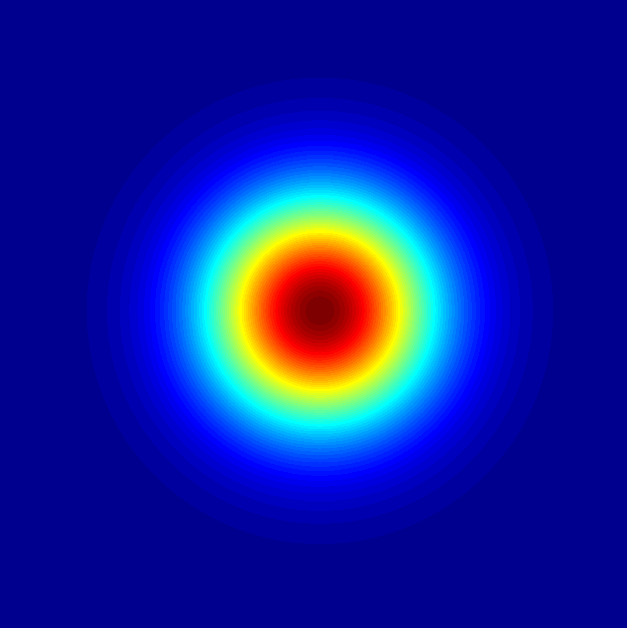
#> input picture ideal.png, 627 x 628 px
$ python gaussian.py
#> lines starting #> are read from the running program, lines starting #| are printed output that depends on the picture
import numpy as np
import matplotlib.pyplot as plt
from numpy._typing._array_like import NDArray
from scipy.ndimage import gaussian_gradient_magnitude
from PIL import Image
import traceback
import pandas as pd
import matplotlib as mpl

# Docstrings
from typing import Any
from numpy import floating


# Formats plots to LaTeX style
mpl.rcParams.update({
    "text.usetex": True,
    "font.family": "serif",  # Use LaTeX-style serif font
    "font.serif": ["Computer Modern Roman"],  # Default LaTeX serif font
    "text.latex.preamble": r"\usepackage{amsmath}"  # Optional, for math support
})

# [58 lines left out: functions create_gaussian, compute_fourier_transform, not called in this run]

def one_dimensional_plot(image:NDArray) -> tuple[pd.Series, pd.Series]:
    """
    Computes the 1-dimensional summations of pixel values of an image.

    Parameters
    ----------
    image : NDArray
        Image in array form.

    Returns
    -------
    df_col, df_row : pd.Series[Any], pd.Series[Any]
        Tuple of series representing column and row sums of input image.
    """
    df = pd.DataFrame(image)
    df_col = df.sum(axis=1)
    df_row = df.sum(axis=0)
    return df_col, df_row

def plot_image_analysis_from_files(ideal_path:str) -> None:
    """
    Generates 2x4 subplots of image, filtered image, and respective row and column 1-D plots.

    Parameters
    ----------
    ideal_path : str
        Path to image being plotted.

    Returns
    -------
    None

    Notes
    -----
    The 2x4 image is arranged in the following configuration,
    1st row: row sum of unfiltered image, unfiltered image, filtered image, row sum of filtered image
    2nd row: empty, col sum of unfiltered image, col sum of filtered image, empty.

    For the gridspec_kw={"height_ratios":[a,b], "width_ratios":[c,d,e,f]}
    argument in subplots, I haven't seen sufficient documentation on this
    so I'll decipher the process.

    `a` and `b` are heights for the 1st and 2nd row respectively,
    `c`, `d`, `e`, and `f` represent the widths for columns 1, 2, 3, and 4 respectively
    accounting for the full 2x4 grid. Finally, the dimensions are relative to the largest value,
    i.e. for height_rations = [2, 1] means the 1st row is twice the height of the 2nd row.
    Likewise, for width_rations = [1, 2, 2, 1], the first and last columns are half the
    width of the 2nd and 3rd column.
    """
#> called with ideal_path = 'ideal.png'
    ideal_img = Image.open(ideal_path)
#> ideal_img is the input picture: PIL image 627x628 RGB; mean R, G, B 18.1, 30.9, 158.2
    ideal_img_filter = ideal_img.convert('F') # F converts to black and white
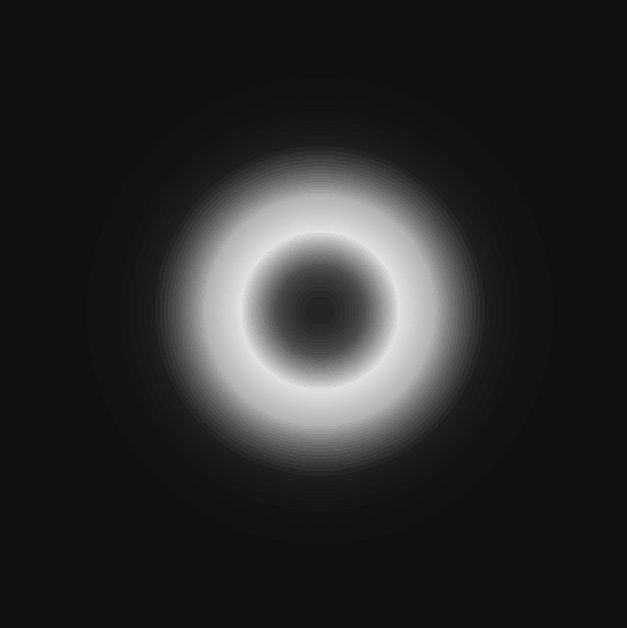
#> ideal_img_filter: PIL image 627x628 F; min 16.3, max 225.9, mean 41.6

    ideal_array = np.array(ideal_img_filter, dtype=np.float32)
    row_ideal, col_ideal = one_dimensional_plot(ideal_array)
#> in one_dimensional_plot, `df = pd.DataFrame(image)`: df = table of 628 rows and 627 columns

    grad_ideal = gaussian_gradient_magnitude(ideal_array, sigma=1)
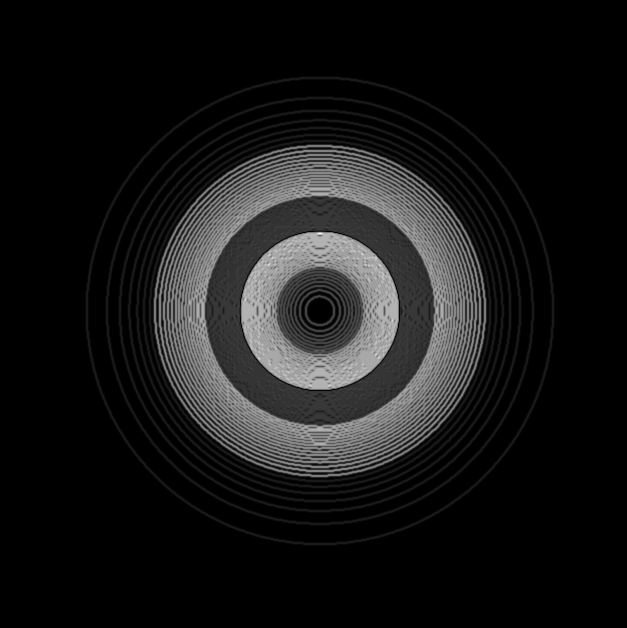
#> grad_ideal: shape (628, 627) float32; min 0, max 6.7, mean 0.607; drawn with min black and max white
    grad_row, grad_col = one_dimensional_plot(grad_ideal)

    fig, [
        [row_base, base_case, filter_case, row_filter],
        [empty_1, col_base, col_filter, empty_2]
        ] = plt.subplots(2, 4, figsize=(16, 9),
                            gridspec_kw={
                                "height_ratios":[2,1],
                                "width_ratios":[1,2,2,1]
                                })

    values = {
        col_base: ["on", "col_b", col_ideal],
        base_case: ["on", "img_b", ideal_array],
        filter_case: ["on", "img_f", grad_ideal],
        col_filter: ["on", "col_f", grad_col],
        row_base: ["on", "row_b", row_ideal],
        row_filter: ["on", "row_f", grad_row]
    }
    try:
        for k,v in values.items():
            k.axis(v[0])
            k.set_title(v[1])
            match v[1][0:3]:
                case "row":
                    k.plot(v[-1], np.arange(len(v[-1])))
                    k.set_ylim(0, len(v[-1]))
                    k.invert_yaxis()
                case "col":
                    k.plot(np.arange(len(v[-1])), v[-1])
                    k.set_xlim(0, len(v[-1]))
                case "img":
                    img_array = v[-1]
                    height, width = img_array.shape
                    k.imshow(img_array, cmap='gray', origin='upper', extent=[0, width, height, 0])
                    k.set_xlim(0, width)
                    k.set_ylim(height, 0)
                    k.set_aspect("auto")
#> this loop made 6 passes


        empty_1.set_visible(False)
        empty_2.set_visible(False)
        plt.suptitle("Image Analysis: Ideal vs. Noisy", fontsize=16)
        plt.tight_layout()
        plt.subplots_adjust(top=0.93)
        plt.show()
    except Exception as e:
        traceback.print_exc()


def main():
    plot_image_analysis_from_files("ideal.png")

if __name__ == "__main__":
    main()

$ run again, with Spatial-profiles-of-the-laser-beams-for-8-at-YbCALGO-a-and-3-at-YbCALYO-b-2408223192.jpg saved as ideal.png
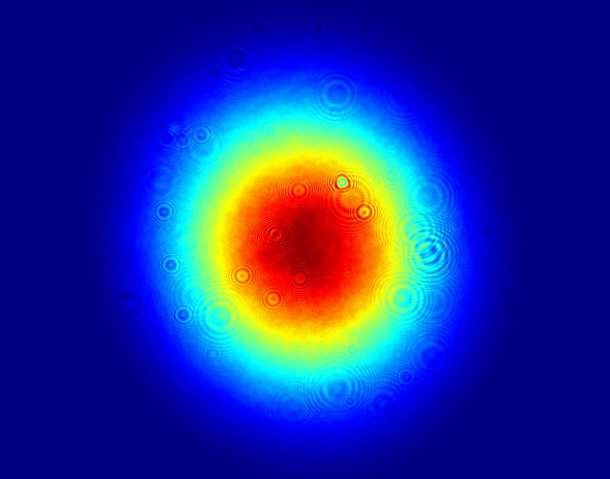
#> input picture Spatial-profiles-of-the-laser-beams-for-8-at-YbCALGO-a-and-3-at-YbCALYO-b-2408223192.jpg, 610 x 479 px
#> in plot_image_analysis_from_files, ideal_img is the input picture: PIL image 610x479 RGB; mean R, G, B 31.4, 47.1, 150
#> in plot_image_analysis_from_files, `ideal_img_filter = ideal_img.convert('F')`:
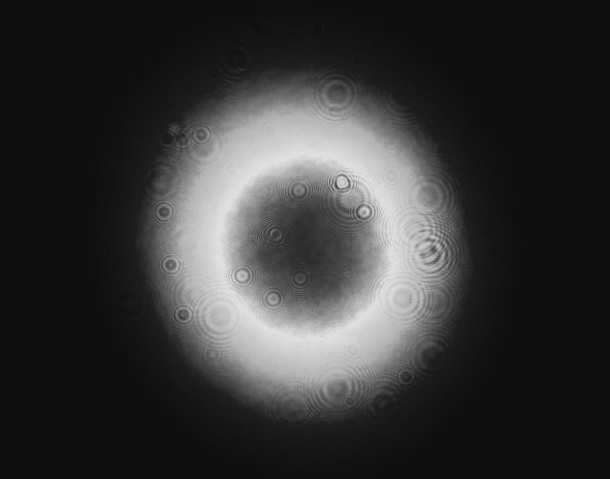
#> ideal_img_filter: PIL image 610x479 F; min 14.36, max 229.2, mean 54.1
#> df = table of 479 rows and 610 columns
#> in plot_image_analysis_from_files, `grad_ideal = gaussian_gradient_magnitude(ideal_array, sigma=1)`:
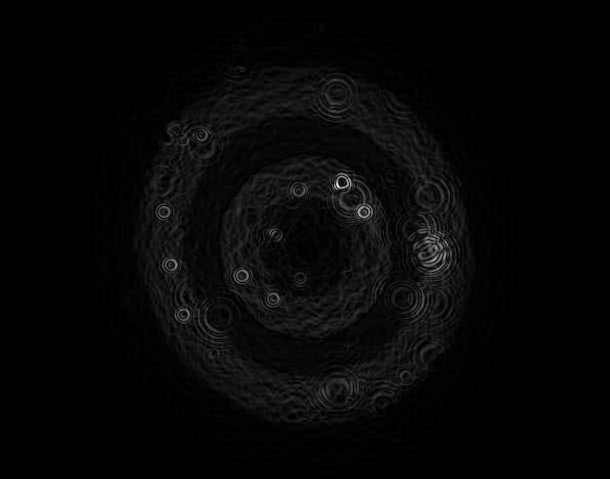
#> grad_ideal: shape (479, 610) float32; min 0, max 45.01, mean 1.1; drawn with min black and max white
#> the loop in plot_image_analysis_from_files, `for k,v in values.items():` made 6 passes
